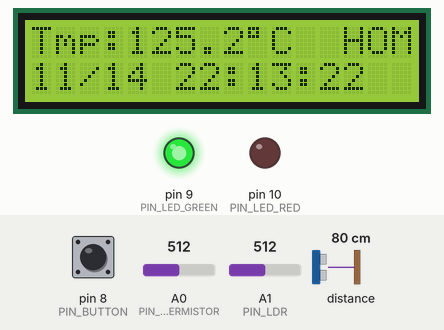
The sketch below on a simulated Arduino Uno, built with avr-gcc and run on an emulated ATmega328P. Shown: 16×2 character LCD, output pins drawn as LEDs (lit = HIGH). Dashed ring = blinking. The inputs (shaded band) are chosen by the test bench; at power-on: pin 8 (PIN_BUTTON) HIGH, distance to the obstacle 80 cm, A0 (PIN_THERMISTOR) = 512, A1 (PIN_LDR) = 512. What the sketch prints to the serial monitor is not drawn.

Above: at 2.7 s.
2.8 s: pin 8 (PIN_BUTTON) pulled LOW for 0.15 s
At 3.9 s:
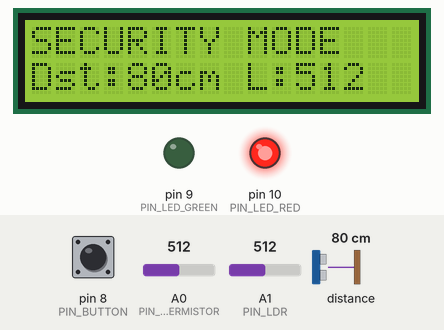
4.4 s: distance to the obstacle set to 2 cm
At 6.65 s:
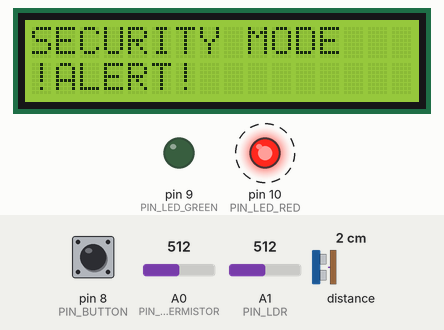
7.0 s: pin 8 (PIN_BUTTON) pulled LOW for 1 s
At 7.8 s:
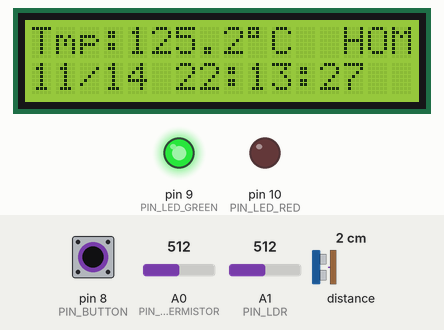
9.5 s: A0 (PIN_THERMISTOR) set to 716
At 10.9 s:
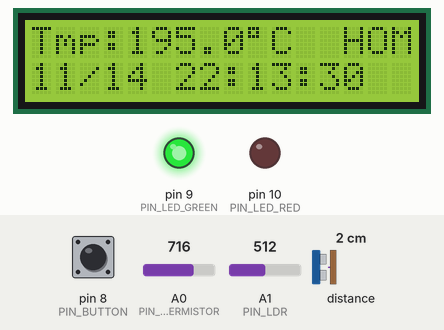
12.6 s: A0 (PIN_THERMISTOR) set to 900
At 13.5 s:
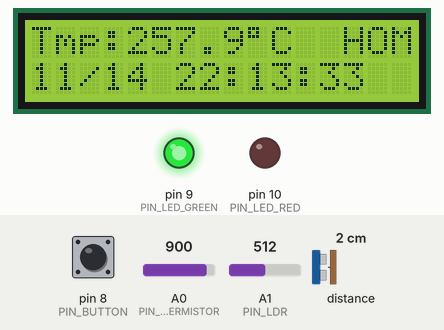
15.6 s: pin 8 (PIN_BUTTON) pulled LOW for 0.15 s
At 17.21 s:
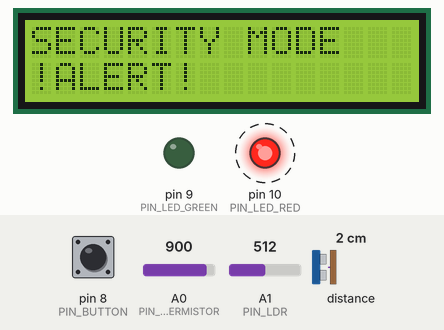
Timing chart, 0 to 17.3 s (numbered marks = the images above; inputs shaded):
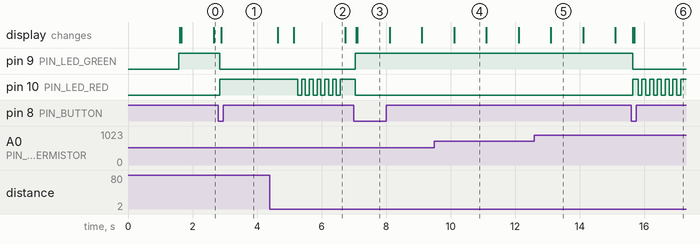

The sketch:

smart_home_controller.ino
```cpp
/*
 * Smart Home Controller
 * Arduino Uno | LCD 16x2 (4-bit parallel) | VL53L0X | Thermistor | LDR | Button | LEDs
 *
 * Pins:
 *   D8  – Mode button (INPUT_PULLUP, active LOW)
 *   D9  – Green LED  (normal mode)
 *   D10  – Red LED    (security / alarm)
 *   D7  – LCD RS
 *   D6  – LCD EN
 *   D5  – LCD D4
 *   D4 – LCD D5
 *   D3 – LCD D6
 *   D2 – LCD D7
 *   A0  – Thermistor (divider: 5V → thermistor → junction → 10kΩ → GND)
 *   A1  – LDR        (divider: 5V → LDR → junction → 10kΩ → GND)
 *   A4  – VL53L0X SDA (I2C)
 *   A5  – VL53L0X SCL (I2C)
 *
 * Libraries required (install via Library Manager):
 *   - LiquidCrystal   (built-in)
 *   - Wire             (built-in)
 *   - VL53L0X by Pololu  (search "VL53L0X" → by Pololu)
 *
 * "Email" alerts print to Serial monitor (9600 baud).
 */

#include <LiquidCrystal.h>
#include <Wire.h>
#include <VL53L0X.h>
#include <stdlib.h>
#include <string.h>

// ── Pin definitions ───────────────────────────────────────────
#define PIN_BUTTON     8
#define PIN_LED_GREEN  9
#define PIN_LED_RED    10
#define PIN_THERMISTOR A0
#define PIN_LDR        A1

// ── LCD: RS, EN, D4, D5, D6, D7 ─────────────────────────────
LiquidCrystal lcd(7, 6, 5, 4, 3, 2);

// ── VL53L0X ──────────────────────────────────────────────────
VL53L0X rangefinder;

// ── Thermistor constants (Steinhart-Hart / Beta method) ───────
#define THERM_NOMINAL_R   10000   // resistance at 25°C (Ω)
#define THERM_NOMINAL_T   25      // temperature at nominal resistance (°C)
#define THERM_BETA        3950    // Beta coefficient — check your datasheet
#define THERM_SERIES_R    10000   // series resistor value (Ω)

// ── Thresholds ────────────────────────────────────────────────
#define DISTANCE_THRESHOLD_CM  40   // motion detected within this many cm
#define LDR_CHANGE_THRESHOLD   150  // raw ADC change to count as a light event
#define TEMP_HIGH_WARN         35.0 // °C, warn on LCD if exceeded
#define TEMP_LOW_WARN          10.0 // °C, warn on LCD if below

// ── Debounce / timing ─────────────────────────────────────────
#define DEBOUNCE_MS         50
#define LCD_REFRESH_MS    1000   // update LCD every second
#define SENSOR_POLL_MS     250   // poll sensors in security mode
#define ALERT_COOLDOWN_MS 5000  // minimum ms between alerts for same event type
#define DASHBOARD_UPDATE_MS 1000 // send dashboard data over USB serial

// ── Operating modes ───────────────────────────────────────────
enum Mode { NORMAL, SECURITY };
Mode currentMode = NORMAL;

// ── State variables ───────────────────────────────────────────
bool     lastButtonState      = HIGH;   // INPUT_PULLUP: pressed = LOW
bool     buttonState          = HIGH;
unsigned long lastDebounceTime = 0;

unsigned long lastLcdUpdate    = 0;
unsigned long lastSensorPoll   = 0;
unsigned long lastDashboardUpdate = 0;

int      lastLdrValue          = -1;    // initialised on first read
unsigned long lastMotionAlert  = 0;
unsigned long lastLightAlert   = 0;

// ── Helpers ──────────────────────────────────────────────────

/*
 * Read thermistor and return temperature in Celsius using Beta equation.
 * Voltage divider: 5V → thermistor → junction(A0) → 10kΩ → GND
 */
float readTemperature() {
  // Take multiple samples and average to reduce noise
  int sum = 0;
  for (int i = 0; i < 10; i++) {
    sum += analogRead(PIN_THERMISTOR);
    delay(5);
  }
  float raw = sum / 10.0;

  // Use 4.7V if powered by USB, or 5.0V if powered by barrel jack
  // Adjust this value until room temp reads correctly
  float vRef    = 3.5;
  float voltage = raw * (vRef / 1023.0);
  float tempC   = (voltage - 0.5) * 100.0;
  return tempC;
}

/*
 * Read LDR raw ADC value (0–1023).
 * Higher value = brighter (more voltage across series resistor, less across LDR).
 */
int readLDR() {
  return analogRead(PIN_LDR);
}

/*
 * Read VL53L0X distance in cm. Returns -1 on timeout/out-of-range.
 */
int readDistanceCm() {
  uint16_t mm = rangefinder.readRangeSingleMillimeters();
  if (rangefinder.timeoutOccurred()) return -1;
  return (int)(mm / 10);
}

int buildMonthNumber(const char* buildDate) {
  const char months[] = "JanFebMarAprMayJunJulAugSepOctNovDec";
  for (int i = 0; i < 12; i++) {
    if (strncmp(buildDate, months + (i * 3), 3) == 0) {
      return i + 1;
    }
  }
  return 1;
}

bool isLeapYear(int year) {
  return (year % 4 == 0 && year % 100 != 0) || (year % 400 == 0);
}

int daysInMonth(int month, int year) {
  switch (month) {
    case 2:
      return isLeapYear(year) ? 29 : 28;
    case 4:
    case 6:
    case 9:
    case 11:
      return 30;
    default:
      return 31;
  }
}

void formatCurrentDateTime(char* out, size_t len) {
  const char* buildDate = __DATE__; // "Mmm dd yyyy"
  const char* buildTime = __TIME__; // "hh:mm:ss"

  int month = buildMonthNumber(buildDate);
  int day   = atoi(buildDate + 4);
  int year  = atoi(buildDate + 7);
  int hour  = (buildTime[0] - '0') * 10 + (buildTime[1] - '0');
  int min   = (buildTime[3] - '0') * 10 + (buildTime[4] - '0');
  int sec   = (buildTime[6] - '0') * 10 + (buildTime[7] - '0');

  unsigned long totalSeconds = (unsigned long)sec + (millis() / 1000UL);
  sec = totalSeconds % 60;
  min += totalSeconds / 60;
  hour += min / 60;
  min %= 60;
  day += hour / 24;
  hour %= 24;

  while (day > daysInMonth(month, year)) {
    day -= daysInMonth(month, year);
    month++;
    if (month > 12) {
      month = 1;
      year++;
    }
  }

  snprintf(out, len, "%02d/%02d %02d:%02d:%02d", month, day, hour, min, sec);
}

void formatEmailDateTime(char* out, size_t len) {
  const char* buildDate = __DATE__; // "Mmm dd yyyy"
  const char* buildTime = __TIME__; // "hh:mm:ss"

  int month = buildMonthNumber(buildDate);
  int day   = atoi(buildDate + 4);
  int year  = atoi(buildDate + 7);
  int hour  = (buildTime[0] - '0') * 10 + (buildTime[1] - '0');
  int min   = (buildTime[3] - '0') * 10 + (buildTime[4] - '0');
  int sec   = (buildTime[6] - '0') * 10 + (buildTime[7] - '0');

  unsigned long totalSeconds = (unsigned long)sec + (millis() / 1000UL);
  sec = totalSeconds % 60;
  min += totalSeconds / 60;
  hour += min / 60;
  min %= 60;
  day += hour / 24;
  hour %= 24;

  while (day > daysInMonth(month, year)) {
    day -= daysInMonth(month, year);
    month++;
    if (month > 12) {
      month = 1;
      year++;
    }
  }

  const char* meridiem = hour >= 12 ? "PM" : "AM";
  int hour12 = hour % 12;
  if (hour12 == 0) {
    hour12 = 12;
  }

  snprintf(out, len, "%04d-%02d-%02d %d:%02d %s", year, month, day, hour12, min, meridiem);
}

/*
 * Print a formatted "email" alert to the Serial monitor.
 * This replaces internet notification per project modification.
 */
void sendSerialAlert(const char* eventType, int distanceCm, int lightValue) {
  char timeBuf[24];
  formatEmailDateTime(timeBuf, sizeof(timeBuf));

  Serial.println(F("Subject: Arduino Uno Security Alert"));
  Serial.println(F("Security Alert!"));
  Serial.println(F("Mode: Security Mode"));
  Serial.print(F("Event: "));
  Serial.println(eventType);
  Serial.print(F("Ultrasonic distance: "));
  Serial.print(distanceCm < 0 ? 0 : distanceCm);
  Serial.println(F(" cm"));
  Serial.print(F("Light sensor value: "));
  Serial.println(lightValue);
  Serial.print(F("Time: "));
  Serial.println(timeBuf);
}

void sendDashboardData() {
  float temp = readTemperature();
  int ldrVal = readLDR();
  int distCm = readDistanceCm();

  Serial.print(F("DATA,mode="));
  Serial.print(currentMode == SECURITY ? F("Security") : F("Normal"));
  Serial.print(F(",temp="));
  Serial.print(temp, 1);
  Serial.print(F(",light="));
  Serial.print(ldrVal);
  Serial.print(F(",distance="));
  Serial.print(distCm < 0 ? 0 : distCm);
  Serial.print(F(",millis="));
  Serial.println(millis());
}

// ── Mode helpers ─────────────────────────────────────────────

void enterNormalMode() {
  currentMode = NORMAL;
  digitalWrite(PIN_LED_GREEN, HIGH);
  digitalWrite(PIN_LED_RED, LOW);
  lcd.clear();
  lastLdrValue = -1; // reset baseline on mode change
  Serial.println(F("[MODE] Switched to NORMAL mode"));
}

void enterSecurityMode() {
  currentMode = SECURITY;
  digitalWrite(PIN_LED_GREEN, LOW);
  digitalWrite(PIN_LED_RED, HIGH); // red stays on while security mode is active
  lcd.clear();
  lastLdrValue = readLDR();       // capture baseline immediately
  lastLightAlert = millis() - ALERT_COOLDOWN_MS - 1UL;
  Serial.println(F("[MODE] Switched to SECURITY mode"));
}

// ── Normal mode display ──────────────────────────────────────

void updateNormalDisplay() {
  float temp = readTemperature();
  char dateTimeBuf[17];
  formatCurrentDateTime(dateTimeBuf, sizeof(dateTimeBuf));

  lcd.clear();

  // Row 0: temperature + mode tag
  lcd.setCursor(0, 0);
  lcd.print("Tmp:");
  lcd.print(temp, 1);
  lcd.print((char)223); // degree symbol
  lcd.print("C  HOME");

  // Row 1: current date/time
  lcd.setCursor(0, 1);
  lcd.print(dateTimeBuf);
  lcd.print("  ");

  // Debug to Serial
  Serial.print(F("[NORMAL] Temp="));
  Serial.print(temp, 1);
  Serial.print(F("C  DateTime="));
  Serial.println(dateTimeBuf);
}

// ── Security mode polling ─────────────────────────────────────

void pollSecuritySensors() {
  int ldrVal  = readLDR();
  int distCm  = readDistanceCm();
  unsigned long now = millis();
  bool eventDetected = false;
  char eventBuf[32];

  // ── Event 1: significant light change ──
  if (lastLdrValue >= 0) {
    int ldrDelta = ldrVal - lastLdrValue;
    if (abs(ldrDelta) > LDR_CHANGE_THRESHOLD && (now - lastLightAlert) > ALERT_COOLDOWN_MS) {
      lastLightAlert = now;
      eventDetected  = true;
      strcpy(eventBuf, ldrDelta > 0 ? "Light turned on" : "Light level dropped");

      Serial.print(F("[SECURITY] Light change detected! Direction="));
      Serial.print(ldrDelta > 0 ? F("up") : F("down"));
      Serial.print(F(" Delta="));
      Serial.println(ldrDelta);
    }
  }
  lastLdrValue = ldrVal;

  // ── Event 2: object / person too close ──
  if (!eventDetected && distCm > 0 && distCm < DISTANCE_THRESHOLD_CM) {
    if ((now - lastMotionAlert) > ALERT_COOLDOWN_MS) {
      lastMotionAlert = now;
      eventDetected   = true;
      strcpy(eventBuf,    "Motion detected");

      Serial.print(F("[SECURITY] Motion! Distance="));
      Serial.print(distCm);
      Serial.println(F("cm"));
    }
  }

  // ── Update LCD ──
  lcd.clear();
  lcd.setCursor(0, 0);
  lcd.print("SECURITY MODE   ");
  lcd.setCursor(0, 1);
  if (eventDetected) {
    lcd.print("!ALERT!         ");
  } else {
    lcd.print("Dst:");
    lcd.print(distCm < 0 ? 0 : distCm);
    lcd.print("cm L:");
    lcd.print(ldrVal);
  }

  // ── Blink red LED on event ──
  if (eventDetected) {
    for (int i = 0; i < 6; i++) {
      digitalWrite(PIN_LED_RED, HIGH);
      delay(120);
      digitalWrite(PIN_LED_RED, LOW);
      delay(120);
    }
    digitalWrite(PIN_LED_RED, HIGH); // return to steady security indicator
    sendSerialAlert(eventBuf, distCm, ldrVal);
  }
}

// ── Button debounce ──────────────────────────────────────────

/*
 * Read the mode button with debouncing.
 * Returns true on a confirmed press (HIGH→LOW transition).
 */
bool buttonPressed() {
  bool reading = digitalRead(PIN_BUTTON);

  if (reading != lastButtonState) {
    lastDebounceTime = millis();
  }
  lastButtonState = reading;

  if ((millis() - lastDebounceTime) > DEBOUNCE_MS) {
    if (reading != buttonState) {
      buttonState = reading;
      if (buttonState == LOW) { // active LOW (INPUT_PULLUP)
        return true;
      }
    }
  }
  return false;
}

// ── Setup ─────────────────────────────────────────────────────

void setup() {
  Serial.begin(9600);
  Serial.println(F("Smart Home Controller starting..."));

  // GPIO
  pinMode(PIN_BUTTON,    INPUT_PULLUP);
  pinMode(PIN_LED_GREEN, OUTPUT);
  pinMode(PIN_LED_RED,   OUTPUT);
  digitalWrite(PIN_LED_GREEN, LOW);
  digitalWrite(PIN_LED_RED,   LOW);

  // LCD
  lcd.begin(16, 2);
  lcd.print("Smart Home v1.0 ");
  lcd.setCursor(0, 1);
  lcd.print("Initialising... ");
  delay(1500);

  // VL53L0X
  Wire.begin();
  if (!rangefinder.init()) {
    Serial.println(F("ERROR: VL53L0X not found! Check wiring and I2C address."));
    lcd.clear();
    lcd.print("VL53L0X ERROR!");
    lcd.setCursor(0, 1);
    lcd.print("Check wiring");
    // Halt with blinking red LED so it's obvious
    while (true) {
      digitalWrite(PIN_LED_RED, HIGH); delay(300);
      digitalWrite(PIN_LED_RED, LOW);  delay(300);
    }
  }
  rangefinder.setTimeout(500);
  Serial.println(F("VL53L0X initialised OK"));

  // Start in normal mode
  enterNormalMode();
  Serial.println(F("Ready. Press button to toggle mode."));
}

// ── Loop ──────────────────────────────────────────────────────

void loop() {
  unsigned long now = millis();

  // ── Check for mode switch ──
  if (buttonPressed()) {
    if (currentMode == NORMAL) {
      enterSecurityMode();
    } else {
      enterNormalMode();
    }
    lastLcdUpdate   = 0; // force immediate LCD refresh
    lastSensorPoll  = 0;
    lastDashboardUpdate = 0;
  }

  // ── Normal mode: refresh LCD on interval ──
  if (currentMode == NORMAL) {
    if (now - lastLcdUpdate >= LCD_REFRESH_MS) {
      lastLcdUpdate = now;
      updateNormalDisplay();
    }
    // Green LED steady on
    digitalWrite(PIN_LED_GREEN, HIGH);
  }

  // ── Security mode: poll sensors on interval ──
  if (currentMode == SECURITY) {
    if (now - lastSensorPoll >= SENSOR_POLL_MS) {
      lastSensorPoll = now;
      pollSecuritySensors();
    }
  }

  // ── Dashboard: send one parseable USB serial line every second ──
  if (now - lastDashboardUpdate >= DASHBOARD_UPDATE_MS) {
    lastDashboardUpdate = now;
    sendDashboardData();
  }
}
```

Measured:
- after the input at 2.8 s, pin 9 (PIN_LED_GREEN): HIGH → LOW after 0.05 s; pin 10 (PIN_LED_RED): LOW → HIGH after 0.05 s; the display: changes after 0.09 s (image 1)
- after the input at 4.4 s, pin 10 (PIN_LED_RED): alternates HIGH for 0.12 s and LOW for 0.12 s, 12 changes in all, then stays HIGH, starting after 0.86 s; the display: first changes after 0.24 s (image 2 shows a later state)
- after the input at 7.0 s, pin 9 (PIN_LED_GREEN): LOW → HIGH after 0.05 s; pin 10 (PIN_LED_RED): HIGH → LOW after 0.05 s; the display: first changes after 0.08 s (image 3 shows a later state)
- after the input at 15.6 s, pin 9 (PIN_LED_GREEN): HIGH → LOW after 0.05 s; pin 10 (PIN_LED_RED): alternates HIGH for 0.12 s and LOW for 0.12 s, starting after 0.05 s; the display: first changes after 0.05 s (image 6 shows a later state)
- what the display in image 4 shows lasts 1.0 s, from 10.1 s to 11.1 s
